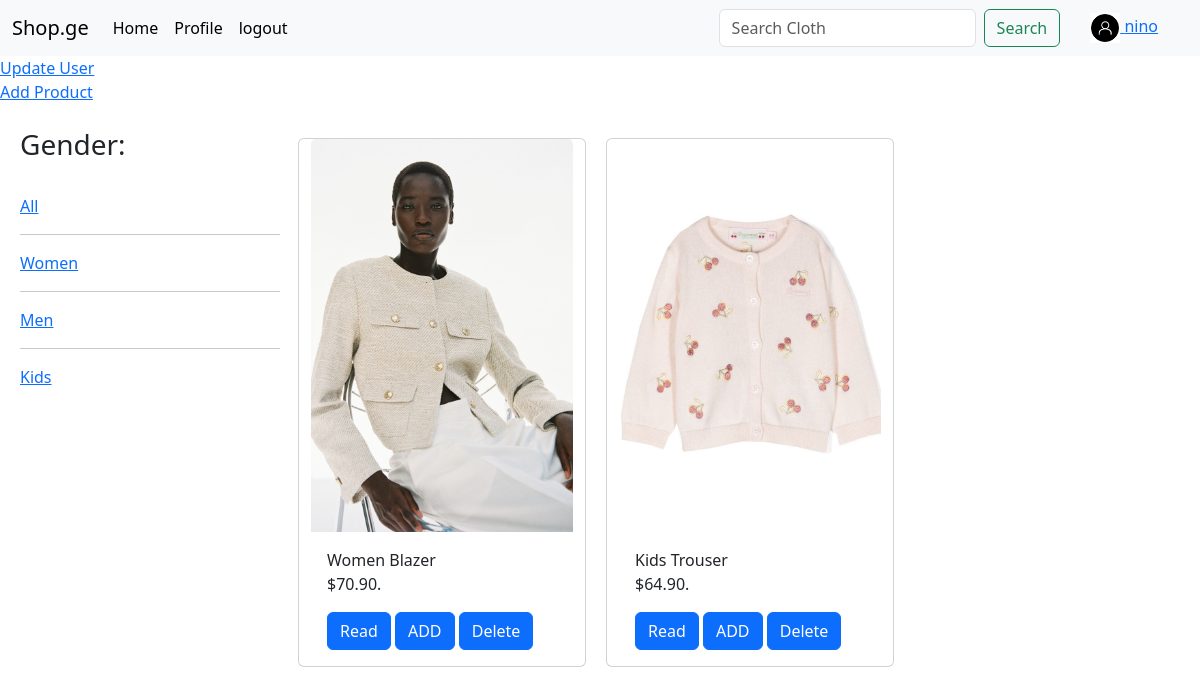
/profile/1 (signed in), run on an earlier commit of the app's database.
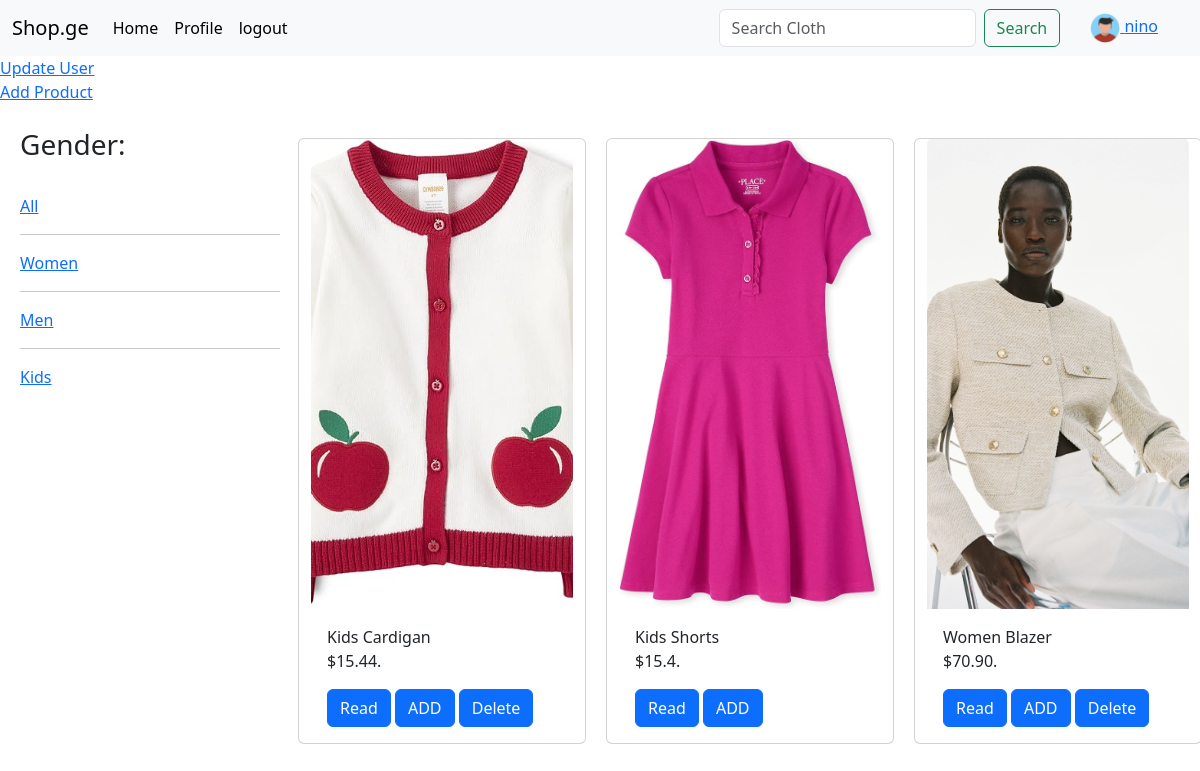
And on a later commit of the database.
### new_shoop/models.py (models this page shows, shortened)
class User(AbstractUser):
    products_user=models.ManyToManyField(Products, related_name='users', blank=True) #products_user
    avatar = models.ImageField(null=True, default='avatar.svg')
    bio=models.TextField(null=True)

class Gender(models.Model):
     category = models.CharField(max_length=150)

class Products(models.Model):
    creator = models.ForeignKey('User', on_delete=models.SET("Unknown Creators")) #
    picture = models.ImageField(null=True, blank=True)
    category_name = models.CharField(max_length=150) #რა პროდუქტია
    category = models.ForeignKey(Categories, on_delete=models.CASCADE) #სქესი
    gender = models.ManyToManyField(Gender, related_name='products', blank=True) #products
    price = models.CharField(max_length=10)    #როცა რიცხვებზეა საუბარი რას ვირჩევ
    stock_quantity = models.CharField(max_length=10)
    description = models.TextField(max_length=500)
    file = models.FileField(null=True),
    created = models.DateTimeField(auto_now_add=True) #
    update = models.DateTimeField(auto_now=True) #
    class Meta:
        ordering = ["category_name"]

class Categories(models.Model):
    category = models.CharField(max_length=50) #სქესი
    category_name = models.CharField(max_length=150) #რა პროდუქტია
    def __str__(self):
        return self.category

### new_shoop/views.py (the view)
# urls.py: path('profile/<str:ms>', views.profile, name='profile'),
@login_required(login_url='login')
def profile(request, ms):
    user=User.objects.get(id=ms)
    q=request.GET.get('q') if request.GET.get('q') !=None else ''
    products = user.products_user.filter(Q(category_name__icontains=q) | Q(stock_quantity__icontains=q))
    products = list(set(products))
    gender = Gender.objects.all()
    context = {"products": products, 'gender': gender}
    return render(request, "new_shoop/profile.html", context)

### new_shoop/templates/new_shoop/profile.html (shortened to what this page needs)
{% extends 'main.html' %}
{% block content %}
    <a href="{% url 'update_user' %}">Update User</a>
    {% include 'new_shoop/product.html' %}
{% endblock %}

### templates/navbar.html (shortened to what this page needs)
<nav class="navbar navbar-expand-lg bg-body-tertiary">
          <div class="container-fluid">
            <a class="navbar-brand" href="{% url 'home' %}">Shop.ge</a>
            <div class="collapse navbar-collapse" id="navbarSupportedContent">
              <ul class="navbar-nav me-auto mb-2 mb-lg-0">
                <li class="nav-item">
                  <a class="nav-link active" aria-current="page" href="{% url 'home' %}">Home</a>
                </li>
                {% if request.user.is_authenticated %}
                <li class="nav-item">
                  <a class="nav-link active" aria-current="page" href="{% url 'profile' request.user.id %}">Profile</a>
                </li>
                <li class="nav-item">
                  <a class="nav-link active" aria-current="page" href="{% url 'logout' %}">logout</a>
                </li>
                {% else %}
                <li class="nav-item">
                  <a class="nav-link active" aria-current="page" href="{% url 'login' %}">login</a>
                </li>
                {% endif %}
              </ul>
              <form class="d-flex" role="search" action="">
                <input name="q" class="form-control me-2" type="search" placeholder="Search Cloth" aria-label="Search">
                <button class="btn btn-outline-success" type="submit">Search</button>
              </form>
              {% if request.user.is_authenticated %}
              <div style="margin: 0px 30px;">
                <a href="{% url 'profile' request.user.id %}">
                  <img src="{{request.user.avatar.url}}" width="30px" height="30px">
                  {{request.user.username}}
                </a>
              </div>
              {% endif %}
            </div>
          </div>
        </nav>

### new_shoop/templates/new_shoop/product.html (shortened to what this page needs)
<br>
    <a href="{%url 'add' %}"> Add Product</a>
<br><br>
<div class="home-container">
<div class="gender" style="margin: 0 20px">
    <h3>Gender:</h3>
    <br>
    <a href="{{request.path}}"> All</a>
    {% for gender in gender %}
    <hr>
        <a href="{{request.path}}?q={{ gender.category}}">{{ gender.category }}</a>
    {% endfor %}
</div>
<div>
<div class="row">
    {% for product in products %}
    <div class="card" style="width: 18rem; margin: 10px;">
          <img src="{{ product.picture.url }}" class="card-img-top" alt="{{ product.category.category_name }}"  style="height:100%; width:100%; object-fit:cover; ">
          <div class="card-body">
            <h7 class="card-title">{{ product.category }} </h7>
              <h7 class="card-title">{{ product.category.category_name }}
            <p class="card-text">{{ product.price }}.</p>
            {% if request.user.is_authenticated %}
                <a href="{% url 'reading' product.id %}" class="btn btn-primary">Read</a>
              {% if product in request.user.products.all %}
                    <a href="{% url 'drop' product.id %}" class="btn btn-primary">Drop</a>
              {% else %}
                <a href="{% url 'adding' product.id %}" class="btn btn-primary">ADD</a>
              {% endif %}
              {% if request.user == product.creator %}
                <a href="{% url 'delete' product.id %}" class="btn btn-primary">Delete</a>
              {% endif %}
            {% endif %}
          </div>
    </div>
    {% endfor %}
    </div>
</div>
</div>

What changed in the data, as far as the page shows it:
removed Products: picture (picture), category "Kids", category.category_name "Trouser", price "$64.90", shows "Delete"
changed User "nino": user.avatar: picture added in place of a placeholder
added Products: picture (picture), category "Kids", category.category_name "Cardigan", price "$15.44", shows "Delete"
added Products: picture (picture), category "Kids", category.category_name "Shorts", price "$15.4"
